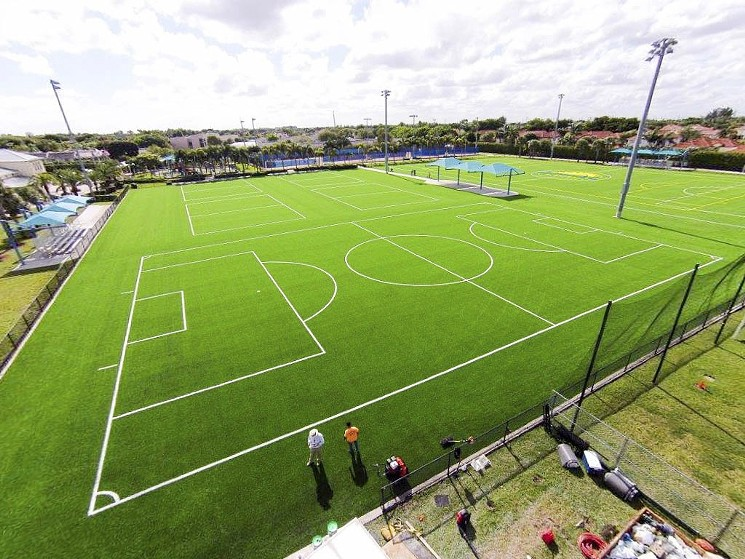
#> input picture Homograph/images/soccer.jpg, 745 x 559 px, found by its file name
$ python shi-tomasi.py
#> lines starting #> are read from the running program, lines starting #| are printed output that depends on the picture; after the words box and inside, x2 and y2 are one past the last pixel; in counts of white or black regions, pixels touching at a corner belong together
import numpy as np
import cv2
from matplotlib import pyplot as plt

img = cv2.imread('images/soccer.jpg')
#> img is the input picture: shape (559, 745, 3); mean B, G, R 107.7, 164.5, 148.6
gray = cv2.cvtColor(img,cv2.COLOR_BGR2GRAY)
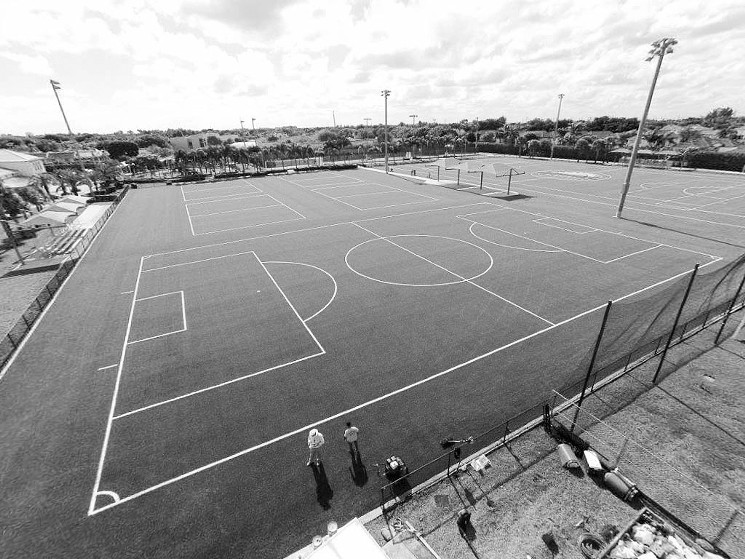
#> gray: shape (559, 745); min 0, max 255, mean 153.3

corners = cv2.goodFeaturesToTrack(gray,25,0.01,10)
#> corners = 25 rows, first 8: [584, 451], [77, 195], [485, 455], [637, 491], [96, 190], [595, 161], [397, 497], [296, 167]
corners = np.int0(corners)

for i in corners:
    x,y = i.ravel()
    cv2.circle(img,(x,y),3,255,-1)
#> this loop made 25 passes
#> (x, y) on passes 1 to 12: (584, 451), (77, 195), (485, 455), (637, 491), (96, 190), (595, 161), (397, 497), (296, 167), (358, 166), (9, 216), (389, 462), (578, 160)
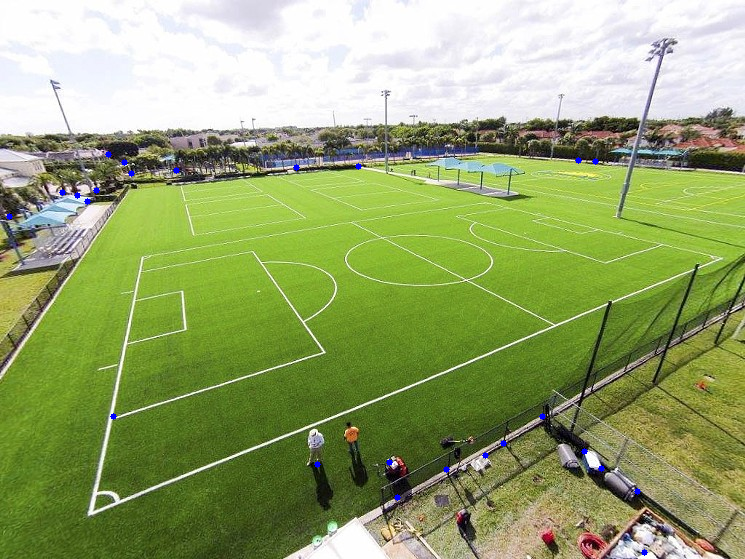
#> img: shape (559, 745, 3); 0.17% of pixels changed, all inside (x1, y1, x2, y2) = (6, 151, 648, 556)

plt.imshow(img),plt.show()

$ run again, with Homograph/images/tennis.jpg copied over Homograph/images/soccer.jpg
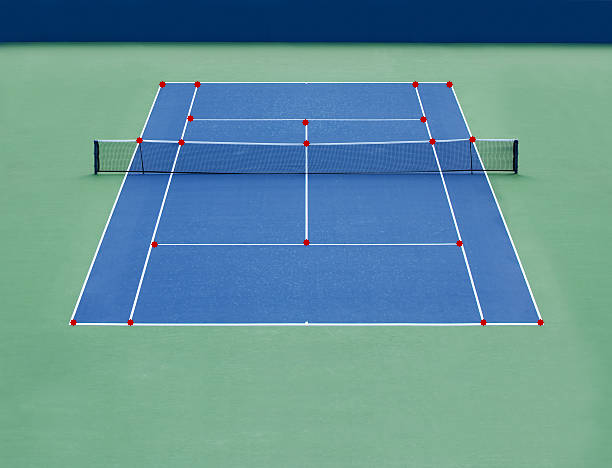
#> input picture Homograph/images/tennis.jpg, 612 x 468 px, found by its file name
#> img is the input picture: shape (468, 612, 3); mean B, G, R 153.4, 146, 98.1
#> `gray = cv2.cvtColor(img,cv2.COLOR_BGR2GRAY)`:
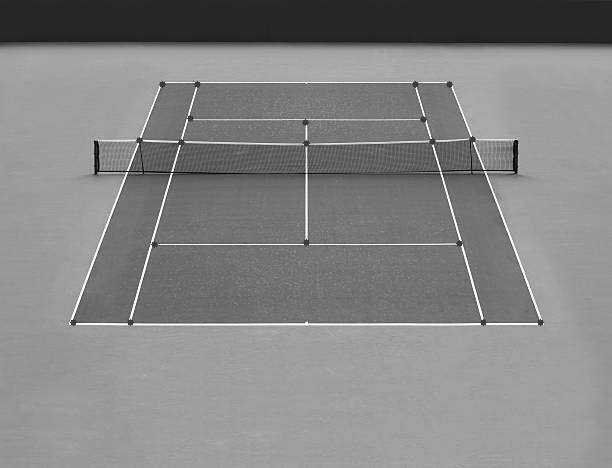
#> gray: shape (468, 612); min 0, max 255, mean 132.5
#> corners = 25 rows, first 8: [127, 173], [172, 170], [138, 143], [180, 145], [485, 172], [482, 318], [430, 138], [306, 238]
#> the loop `for i in corners:` made 25 passes
#> after the loop `for i in corners:`:
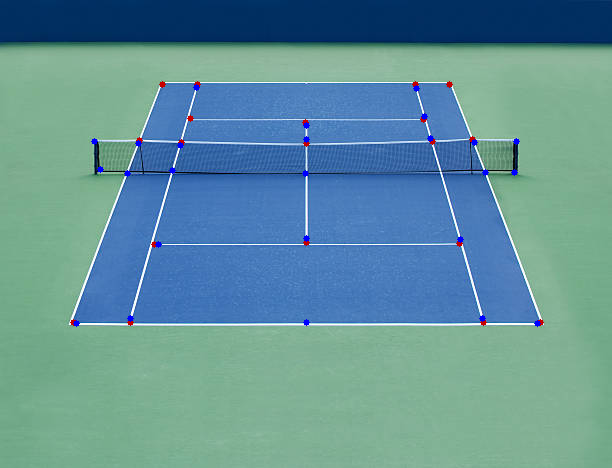
#> img: shape (468, 612, 3); 0.25% of pixels changed, all inside (x1, y1, x2, y2) = (73, 84, 541, 327)
